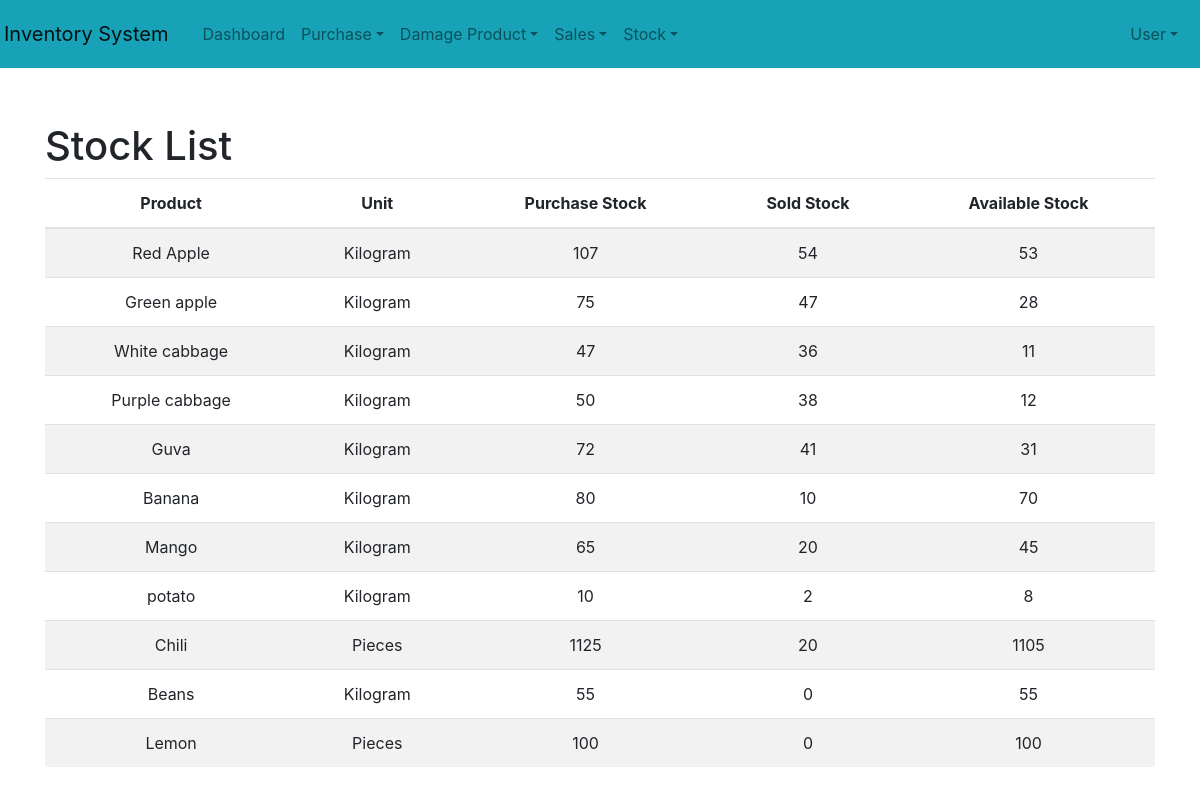
Screenshot of /Stock/stock_list/ with the database file from the repository.
### Stock/models.py (models this page shows, shortened)
class stockTable(models.Model):
    st_item = models.OneToOneField(itemTable, on_delete=models.CASCADE)
    st_purchasesStock = models.PositiveIntegerField(default=0)
    st_soldStock = models.PositiveIntegerField(default=0)
    st_remainingStock = models.PositiveIntegerField(default=0)

### Purchase/models.py (models this page shows, shortened)
class itemTable(models.Model):
    UNIT_CHOICES = [
        ('Kilogram', 'Kg'),
        ('Pieces', 'Pcs'),
    ]
    CATEGORY_CHOICE = [
        ('Vegetables','Veg'),
        ('Fruits','Fru'),
    ]
    item_name = models.CharField(max_length=50)
    item_category = models.CharField(max_length=50, choices=CATEGORY_CHOICE)
    item_code = models.CharField(max_length=15)
    item_unit = models.CharField(max_length=15, choices=UNIT_CHOICES)

### Stock/views.py (the view)
# urls.py: path("stock_list/", views.stock_list, name="stock_list"),
def stock_list(request):
    st=stockTable.objects.all()
    return render(request,"stock/stock_list.html",{'st':st})

### templates/stock/stock_list.html (shortened to what this page needs)
<!DOCTYPE html>
{% extends 'user/index.html' %}
{% block content %}
<html lang="en">
<head>
    <link rel="stylesheet" href="https://stackpath.bootstrapcdn.com/bootstrap/4.3.1/css/bootstrap.min.css">
</head>
<body>
<div class="container">
    <h1 class="mt-4">Stock List</h1>
    <table class="table table-striped">
        <thead style="text-align:center">
            <tr>
                <th scope="col">Product</th>
                <th scope="col">Unit</th>
                <th scope="col">Purchase Stock</th>
                <th scope="col">Sold Stock</th>
                <th scope="col">Available Stock</th>
            </tr>
        </thead>
        <tbody>
            {% for i in st %}
                <tr>
                    <td>{{ i.st_item.item_name }}</td>
                    <td>{{ i.st_item.item_unit }}</td>
                    <td>{{ i.st_purchasesStock }} </td>
                    <td>{{ i.st_soldStock }} </td>
                    <td>{{ i.st_remainingStock }}</td>
                </tr>
            {% endfor %}
        </tbody>
    </table>
</div>
</body>
</html>
{% endblock %}

### templates/user/Index.html (shortened to what this page needs)
<!DOCTYPE html>
<html lang="en">
<head>
    <link href="https://maxcdn.bootstrapcdn.com/bootstrap/4.5.2/css/bootstrap.min.css" rel="stylesheet">
</head>
<body>
    <div class="d-flex">
        <div class="flex-grow-1">
            <nav class="navbar p-1 navbar-expand-lg navbar-light bg-info">
                <a class="navbar-brand" href="#">Inventory System</a>
                <div class="bg-info collapse navbar-collapse my-0" id="navbarNav">
                    <ul class="navbar-nav">
                        <li class="nav-item">
                            <a class="nav-link bg-info" href="{% url 'index' %}">Dashboard</a>
                        </li>
                        <li class="bg-info nav-item dropdown">
                            <a class="nav-link dropdown-toggle" href="#" id="navbarPurchaseDropdown" role="button" data-toggle="dropdown" aria-haspopup="true" aria-expanded="false">Purchase</a>
                        </li>
                        <li class="nav-item dropdown">
                            <a class="nav-link dropdown-toggle" href="#" id="navbarDamageDropdown" role="button" data-toggle="dropdown" aria-haspopup="true" aria-expanded="false">Damage Product</a>
                        </li>
                        <li class="nav-item dropdown">
                            <a class="nav-link dropdown-toggle" href="#" id="navbarSalesDropdown" role="button" data-toggle="dropdown" aria-haspopup="true" aria-expanded="false">Sales</a>
                        </li>
                        <li class="nav-item dropdown">
                            <a class="nav-link dropdown-toggle" href="#" id="navbarStockDropdown" role="button" data-toggle="dropdown" aria-haspopup="true" aria-expanded="false">Stock</a>
                        </li>
                    </ul>
                    <ul class="navbar-nav ml-auto">
                        <li class="nav-item dropdown">
                            <a class="nav-link dropdown-toggle" href="#" id="navbarUserDropdown" role="button" data-toggle="dropdown" aria-haspopup="true" aria-expanded="false">User</a>
                        </li>
                    </ul>
                </div>
            </nav>
            <div class="content">
            {% block content %}{% endblock %}
            </div>
    </div>
        </div>
</body>
</html>

### templates/stock/stock_list.html (style rules this page uses)
td { text-align: center; }

### templates/user/Index.html (style rules this page uses)
body { overflow-x: hidden; }
.content { flex-grow: 1; padding: 10px; }
.navbar { margin-bottom: 20px; padding: 20px; }
.navbar-collapse { margin-bottom: 20px; padding: 10px; }

### rows the page displays
stockTable: st_item.item_name "Red Apple", st_item.item_unit "Kilogram", st_purchasesStock "107", st_soldStock "54", st_remainingStock "53"
stockTable: st_item.item_name "Green apple", st_item.item_unit "Kilogram", st_purchasesStock "75", st_soldStock "47", st_remainingStock "28"
stockTable: st_item.item_name "White cabbage", st_item.item_unit "Kilogram", st_purchasesStock "47", st_soldStock "36", st_remainingStock "11"
stockTable: st_item.item_name "Purple cabbage", st_item.item_unit "Kilogram", st_purchasesStock "50", st_soldStock "38", st_remainingStock "12"
stockTable: st_item.item_name "Guva", st_item.item_unit "Kilogram", st_purchasesStock "72", st_soldStock "41", st_remainingStock "31"
stockTable: st_item.item_name "Banana", st_item.item_unit "Kilogram", st_purchasesStock "80", st_soldStock "10", st_remainingStock "70"
stockTable: st_item.item_name "Mango", st_item.item_unit "Kilogram", st_purchasesStock "65", st_soldStock "20", st_remainingStock "45"
stockTable: st_item.item_name "potato", st_item.item_unit "Kilogram", st_purchasesStock "10", st_soldStock "2", st_remainingStock "8"
stockTable: st_item.item_name "Chili", st_item.item_unit "Pieces", st_purchasesStock "1125", st_soldStock "20", st_remainingStock "1105"
stockTable: st_item.item_name "Beans", st_item.item_unit "Kilogram", st_purchasesStock "55", st_soldStock "0", st_remainingStock "55"
stockTable: st_item.item_name "Lemon", st_item.item_unit "Pieces", st_purchasesStock "100", st_soldStock "0", st_remainingStock "100"
